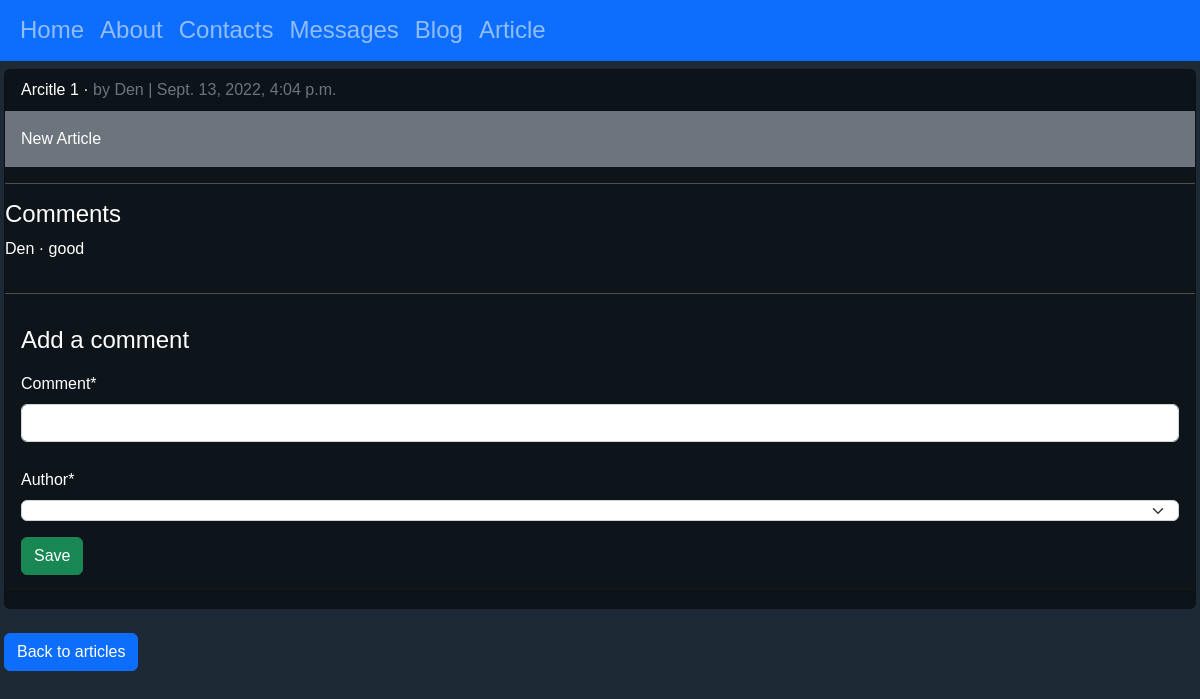
The app's page /articles/article/1/, older data.
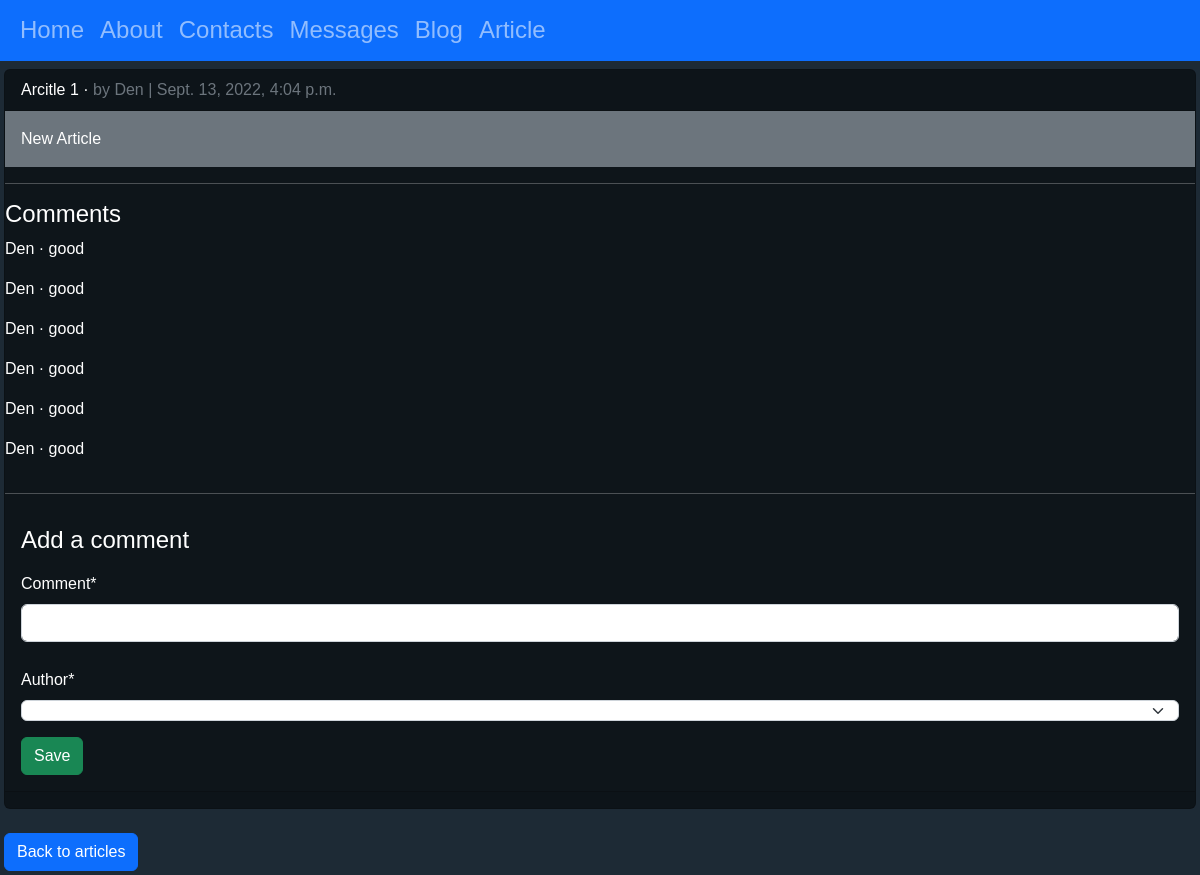
The same page, newer data.
### articles/models.py (models this page shows, shortened)
class Article(models.Model):
    title = models.CharField(max_length=255)
    body = models.TextField()
    date = models.DateTimeField(auto_now_add=True)
    author = models.ForeignKey("auth.User", on_delete=models.CASCADE)

class Comment(models.Model):
    article = models.ForeignKey(Article, on_delete=models.CASCADE)
    comment = models.CharField(max_length=140)
    date = models.DateTimeField(auto_now_add=True)
    author = models.ForeignKey("auth.User", on_delete=models.CASCADE)
    def __str__(self):
        return self.comment

### articles/views.py (the view, shortened to what this page needs)
# urls.py: path("article/<int:pk>/", ArticleDetailView.as_view(), name = "article_detail"),
class ArticleDetailView(View):
    def get(self, request, *args, **kwargs):
        view = CommentGet.as_view()
        return view(request, *args, **kwargs)

### articles/forms.py
class CommentForm(forms.ModelForm):
    class Meta:
        model = Comment
        fields = ("comment", "author")

### articles/views.py (called while the page is built)
    def get_context_data(self, **kwargs):
        context = super().get_context_data(**kwargs)
        context["form"] = CommentForm()
        return context

### templates/article_detail.html (shortened to what this page needs)
{% extends "base.html" %}
{% load crispy_forms_tags %}
{% block content %}
<div class="card bg-black bg-opacity-50">
    <div class="card-header">
        <span class="font-weight-bold">{{ article.title }}</span> &middot;
        <span class="text-muted">by {{ article.author }} |
            {{ article.date }}</span>
    </div>
    <div class="card-body bg-secondary">
        {{ article.body }}
    </div>
    <hr>
    <h4 class="text-white">Comments</h4>
    {% for comment in article.comment_set.all %}
    <p class="text-white">{{ comment.author }} &middot; {{ comment }}</p>
    {% endfor %}
    <hr>
    <div class="p-3">
        <h4>Add a comment</h4>
        <form action="" method="post">
            {{ form|crispy }}
            <button class="btn btn-success ml-2" type="submit">Save</button>
        </form>
    </div>
    <div class="card-footer text-center text-muted">
    </div>
</div>
<br />
<a href="{% url 'article_list' %}" class="btn btn-primary">Back to articles</a>
{% endblock content %}

### templates/base.html (shortened to what this page needs)
{% load static %}
<!DOCTYPE html>
<html lang="en">
<head>
    <link rel="stylesheet" href="https://cdn.jsdelivr.net/npm/bootstrap@5.2.0/dist/css/bootstrap.min.css">
    <link rel="stylesheet" href="https://cdn.jsdelivr.net/npm/bootstrap-icons@1.9.1/font/bootstrap-icons.css">
    <link rel="stylesheet" href="{% static 'css/base.css' %}">
</head>
<body>
    <div>
        <nav class="navbar navbar-expand-xl bg-primary navbar-dark h4">
            <div class="container-fluid">
                <ul class="navbar-nav">
                    <li class="nav-item">
                        <a class="nav-link" href="{% url 'home' %}">Home</a>
                    </li>
                    <li class="nav-item">
                        <a class="nav-link" href="{% url 'about' %}">About</a>
                    </li>
                    <li class="nav-item">
                        <a class="nav-link" href="{% url 'contacts' %}">Contacts</a>
                    </li>
                    <li class="nav-item">
                        <a class="nav-link" href="{% url 'message' %}">Messages</a>
                    </li>
                    <li class="nav-item">
                        <a class="nav-link" href="{% url 'blog' %}">Blog</a>
                    </li>
                    <li class="nav-item">
                        <a class="nav-link" href="{% url 'article_list' %}">Article</a>
                    </li>
                </ul>
            </div>
        </nav>
    </div>
    <div class="m-1">
        {% block content %}
        {% endblock content %}
    </div>
</body>

### static/css/base.css (style rules this page uses)
body { background-color: #1d2a35; font-family: Verdana, Geneva, Tahoma, sans-serif; color: white; }
label { display: block; position: top; padding-top: 10px }
select { height: 21px; }
input { font-family: Verdana, Geneva, Tahoma, sans-serif; width: 20%; background-color: #a7a7a4; }

Row changes from the older to the newer data that the page shows:
added Comment: author "Den", comment "good"
added Comment: author "Den", comment "good"
added Comment: author "Den", comment "good"
added Comment: author "Den", comment "good"
added Comment: author "Den", comment "good"
